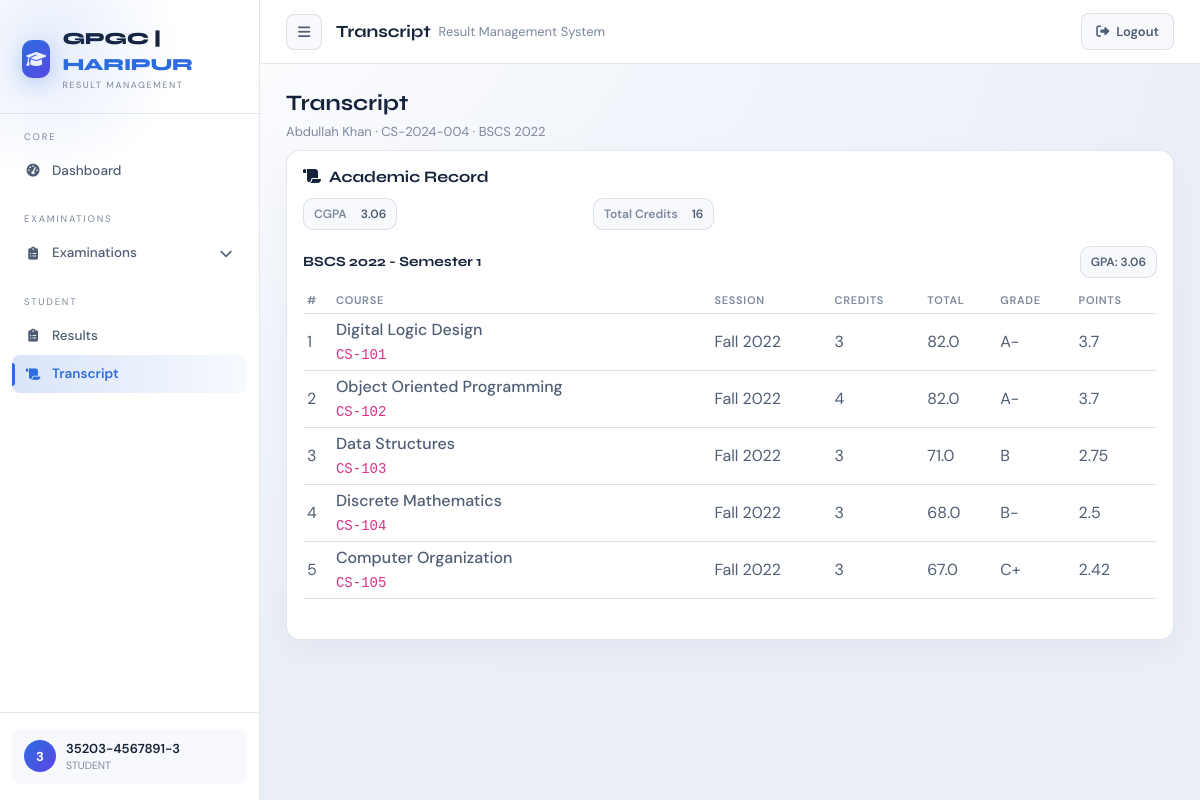
/transcripts/my/ (signed in), run on the app's committed database.
### accounts/models.py (models this page shows, shortened)
class User(AbstractUser):
    department = models.ForeignKey(
        "academics.Department",
        on_delete=models.SET_NULL,
        null=True,
        blank=True,
        related_name="users"
    )
    is_locked = models.BooleanField(default=False)
    def in_group(self, name):
        return self.groups.filter(name=name).exists()
    def is_exam_officer(self):
        return self.in_group("EXAM_OFFICER")
    def is_student(self):
        return self.in_group("STUDENT")

### admission/models.py (models this page shows, shortened)
class Student(models.Model):
    user = models.OneToOneField(
        User,
        on_delete=models.CASCADE,
        related_name="student_profile"
    )
    full_name = models.CharField(max_length=255)
    father_name = models.CharField(max_length=255)
    date_of_birth = models.DateField()
    cnic = models.CharField(max_length=20, unique=True)
    roll_no = models.CharField(max_length=20, unique=True)
    registration_no = models.CharField(max_length=50)
    batch = models.ForeignKey(
        "academics.Batch",
        on_delete=models.CASCADE,
        related_name="students"
    )
    is_active = models.BooleanField(default=True)

### academics/models.py (models this page shows, shortened)
class Batch(models.Model):
    department = models.ForeignKey(
        Department,
        on_delete=models.CASCADE,
        related_name="batches"
    )
    title = models.CharField(max_length=100)  # e.g. "Batch 2024"
    name = models.CharField(max_length=100)  # e.g. "Computer Science Batch 2024"
    start_date = models.DateField()
    program = models.CharField(max_length=100)
    status = models.CharField(max_length=20, default="ACTIVE")
    def __str__(self):
        return f"{self.program} {self.start_date.year}"

class Semester(models.Model):
    batch = models.ForeignKey(
        Batch,
        on_delete=models.CASCADE,
        related_name="semesters"
    )
    semester_number = models.IntegerField()
    semester_year = models.IntegerField() # as 1st year, 2nd year, etc.
    def __str__(self):
        return f"{self.batch} - Semester {self.semester_number}"

class Session(models.Model):
    name = models.CharField(max_length=100)  # Fall 2024
    start_date = models.DateField()
    end_date = models.DateField()
    is_active = models.BooleanField(default=True)
    departments = models.ManyToManyField(
        Department,
        related_name="sessions",
        blank=True,
    )
    batches = models.ManyToManyField(
        Batch,
        related_name="sessions",
        blank=True,
    )

### transcripts/models.py (models this page shows, shortened)
class Transcript(models.Model):
    student = models.OneToOneField(
        "admission.Student",
        on_delete=models.CASCADE,
        related_name="transcript"
    )
    cgpa = models.FloatField()
    generated_at = models.DateTimeField(auto_now=True)
    pdf_file = models.FileField(
        upload_to="transcripts/",
        null=True,
        blank=True
    )

### results/models.py (models this page shows, shortened)
class SemesterResult(models.Model):
    student = models.ForeignKey(
        "admission.Student",
        on_delete=models.CASCADE,
        related_name="semester_results"
    )
    semester = models.ForeignKey(
        "academics.Semester",
        on_delete=models.CASCADE,
        related_name="results"
    )
    gpa = models.FloatField()
    calculated_at = models.DateTimeField(auto_now=True)
    class Meta:
        unique_together = ("student", "semester")

class Result(models.Model):
    class Meta:
        indexes = [
            models.Index(fields=["enrollment"]),
        ]
    enrollment = models.OneToOneField(
        "enrollments.Enrollment",
        on_delete=models.CASCADE,
        related_name="result"
    )
    total_marks = models.FloatField()
    grade = models.CharField(max_length=5)
    grade_point = models.FloatField()
    result_published = models.BooleanField(default=False)
    calculated_at = models.DateTimeField(auto_now=True)

### enrollments/models.py (models this page shows, shortened)
class Enrollment(models.Model):
    class Meta:
        unique_together = ("student", "course_offering")
        indexes = [
            models.Index(fields=["student"]),
            models.Index(fields=["course_offering"]),
        ]
    student = models.ForeignKey(
        "admission.Student",
        on_delete=models.CASCADE,
        related_name="enrollments"
    )
    course_offering = models.ForeignKey(
        "courses.CourseOffering",
        on_delete=models.CASCADE,
        related_name="enrollments"
    )
    date_enrolled = models.DateField(auto_now_add=True)
    class Meta:
        unique_together = ("student", "course_offering")

### courses/models.py (models this page shows, shortened)
class CourseOffering(models.Model):
    class Meta:
        unique_together = ("course", "semester", "session")
        indexes = [
            models.Index(fields=["semester"]),
            models.Index(fields=["session"]),
        ]
    course = models.ForeignKey(
        Course,
        on_delete=models.CASCADE,
        related_name="offerings"
    )
    semester = models.ForeignKey(
        "academics.Semester",
        on_delete=models.CASCADE,
        related_name="course_offerings"
    )
    session = models.ForeignKey(
        "academics.Session",
        on_delete=models.CASCADE,
        related_name="course_offerings"
    )
    instructor_name = models.CharField(max_length=200)

class Course(models.Model):
    COURSE_TYPE_CHOICES = [
        ("Core", "Core"),
        ("Elective", "Elective"),
    ]
    STATUS_CHOICES = [
        ("ACTIVE", "Active"),
        ("INACTIVE", "Inactive"),
    ]
    department = models.ForeignKey(
        "academics.Department",
        on_delete=models.CASCADE,
        related_name="courses"
    )
    course_code = models.CharField(max_length=20)
    course_title = models.CharField(max_length=255)
    credit_hours = models.IntegerField()
    course_type = models.CharField(max_length=20, choices=COURSE_TYPE_CHOICES)  # Core, Elective, etc.
    status = models.CharField(max_length=20, choices=STATUS_CHOICES, default="ACTIVE")

### transcripts/views.py (the view)
# urls.py: path("my/", views.my_transcript_view, name="my_transcript"),
@login_required(login_url="accounts:login_page")
@never_cache
def my_transcript_view(request):
    if not can(request.user, "TRANSCRIPTS", "read"):
        return redirect("accounts:dashboard")
    if not request.user.is_student():
        return redirect("accounts:dashboard")
    try:
        student = request.user.student_profile
    except Student.DoesNotExist:
        return redirect("accounts:dashboard")
    return _render_transcript(request, student)

### accounts/permissions.py (called while the page is built)
def perm_codename(module, action):
    mapping = MODULE_PERMS.get(module)
    if not mapping:
        return None
    app_label, model = mapping
    action_code = ACTION_TO_CODENAME.get(action)
    if not action_code:
        return None
    return app_label, f"{action_code}_{model}"

def can(user, module, action):
    code = perm_codename(module, action)
    if not code:
        return False
    app_label, codename = code
    return user.has_perm(f"{app_label}.{codename}")

### accounts/templatetags/permissions_tags.py (called while the page is built)
@register.simple_tag
def can(user, module, action):
    return can_check(user, module, action)

### transcripts/services.py (called while the page is built)
def calc_gpa(results):
    total_quality = 0
    total_credits = 0
    for res in results:
        credits = res.enrollment.course_offering.course.credit_hours
        total_quality += res.grade_point * credits
        total_credits += credits
    if total_credits == 0:
        return 0
    return round(total_quality / total_credits, 2)

### transcripts/views.py (called while the page is built)
def _render_transcript(request, student):
    data = update_transcript_for_student(student)
    if not data:
        return redirect("accounts:dashboard")
    results = data["results"]
    semester_groups = data["semester_groups"]
    semester_gpas = data["semester_gpas"]
    semester_rows = []
    for semester, res_list in semester_groups.items():
        gpa = semester_gpas.get(semester, 0)
        semester_rows.append({
            "semester": semester,
            "gpa": gpa,
            "results": res_list,
        })
    semester_rows.sort(key=lambda r: r["semester"].semester_number)
    cgpa = data["cgpa"]
    return render(request, "transcripts/transcript.html", {
        "student": student,
        "semester_rows": semester_rows,
        "cgpa": cgpa,
        "total_credits": data["total_credits"],
    })

### templates/transcripts/transcript.html (shortened to what this page needs)
{% extends "dashboard/layout.html" %}
{% block topbar_display %}Transcript{% endblock %}
{% block dashboard_content %}
<div class="rms-page-head">
    <h2>Transcript</h2>
    <p>{{ student.full_name }} · {{ student.roll_no }} · {{ student.batch }}</p>
</div>
<div class="rms-card">
    <div class="section-head">
        <h3><i class="fas fa-scroll me-2"></i>Academic Record</h3>
    </div>
    <div class="row g-3 mb-3">
        <div class="col-md-4">
            <div class="badge-soft"><span class="rms-muted me-2">CGPA</span> {{ cgpa }}</div>
        </div>
        <div class="col-md-4">
            <div class="badge-soft"><span class="rms-muted me-2">Total Credits</span> {{ total_credits }}</div>
        </div>
    </div>
    {% for row in semester_rows %}
    <div class="mb-4">
        <div class="rms-section-title">
            <h5>{{ row.semester }}</h5>
            <span class="badge-soft">GPA: {{ row.gpa }}</span>
        </div>
        <div class="rms-table-wrap">
            <table class="table table-sm align-middle rms-table mb-0">
                <thead>
                    <tr>
                        <th>#</th>
                        <th>Course</th>
                        <th>Session</th>
                        <th>Credits</th>
                        <th>Total</th>
                        <th>Grade</th>
                        <th>Points</th>
                    </tr>
                </thead>
                <tbody>
                    {% for res in row.results %}
                    <tr>
                        <td>{{ forloop.counter }}</td>
                        <td>
                            <div class="fw-500">{{ res.enrollment.course_offering.course.course_title }}</div>
                            <div class="rms-muted"><code>{{ res.enrollment.course_offering.course.course_code }}</code></div>
                        </td>
                        <td>{{ res.enrollment.course_offering.session.name }}</td>
                        <td>{{ res.enrollment.course_offering.course.credit_hours }}</td>
                        <td>{{ res.total_marks }}</td>
                        <td>{{ res.grade }}</td>
                        <td>{{ res.grade_point }}</td>
                    </tr>
                    {% endfor %}
                </tbody>
            </table>
        </div>
    </div>
    {% empty %}
    <div class="rms-empty">
        <i class="fas fa-clipboard-list fa-2x mb-2 d-block"></i>
        <p>No published results available.</p>
    </div>
    {% endfor %}
</div>
{% endblock %}

### templates/dashboard/layout.html (shortened to what this page needs)
{% extends "base.html" %}
{% load permissions_tags %}
{% block content %}
{% with path=request.path %}
<div class="app-shell" id="appShell">
    <aside class="sidebar">
        <div class="logo-area">
            <div class="logo-icon"><i class="fas fa-graduation-cap"></i></div>
            <div>
                <div class="logo-text">GPGC | <span>HARIPUR</span></div>
                <div class="logo-sub">Result Management</div>
            </div>
        </div>
        <div class="sidebar-nav">
        <div class="nav-section">
            <div class="nav-label">Core</div>
            <a class="nav-item{% if '/accounts/dashboard/' in path %} active{% endif %}"
                href="{% url 'accounts:dashboard' %}">
                <i class="fas fa-gauge-high"></i> Dashboard
            </a>
        </div>
        {% can request.user "BATCHES" "read" as can_batches %}
        {% can request.user "SESSIONS" "read" as can_sessions %}
        {% can request.user "SEMESTERS" "read" as can_semesters %}
        {% can request.user "COURSES" "read" as can_courses %}
        {% can request.user "COURSE_OFFERINGS" "read" as can_offerings %}
        {% can request.user "ENROLLMENTS" "read" as can_enrollments %}
        {% can request.user "STUDENTS" "read" as can_students %}
        {% can request.user "EXAMS" "read" as can_exams %}
        {% can request.user "RESULTS" "read" as can_results %}
        {% if can_exams or can_results %}
        <div class="nav-section">
            <div class="nav-label">Examinations</div>
            <div class="nav-group">
                <div class="nav-item nav-toggle" data-toggle="exams-menu">
                    <span style="display:flex;align-items:center;gap:10px;">
                        <i class="fas fa-clipboard-list"></i> Examinations
                    </span>
                    <i class="fas fa-chevron-down nav-caret"></i>
                </div>
            </div>
        </div>
        {% endif %}
        {% if request.user.is_student %}
        <div class="nav-section">
            <div class="nav-label">Student</div>
            <a class="nav-item{% if '/results/' in path %} active{% endif %}"
                href="{% url 'results:my_results' %}">
                <i class="fas fa-clipboard-list"></i> Results
            </a>
            <a class="nav-item{% if '/transcripts/my/' in path %} active{% endif %}"
                href="{% url 'transcripts:my_transcript' %}">
                <i class="fas fa-scroll"></i> Transcript
            </a>
        </div>
        {% endif %}
        </div>
        <div class="sidebar-footer">
            <div class="user-card">
                <div class="user-avatar">{{ request.user.username|first|upper }}</div>
                <div style="flex:1;overflow:hidden;">
                    <div class="user-name">{{ request.user.username }}</div>
                    <div class="user-role">
                        {% for g in request.user.groups.all %}
                        {{ g.name }}{% if not forloop.last %}, {% endif %}
                        {% empty %}
                        —
                        {% endfor %}
                    </div>
                </div>
            </div>
        </div>
    </aside>
    <div class="main">
        <div class="topbar">
            <button class="top-btn" type="button" id="sidebarToggle" aria-label="Toggle sidebar">
                <i class="fas fa-bars"></i>
            </button>
            <div class="topbar-title">
                {% block topbar_display %}{% endblock %}
                <span>Result Management System</span>
            </div>
            <div class="topbar-actions">
                <a class="btn btn-ghost" href="{% url 'accounts:logout' %}">
                    <i class="fas fa-right-from-bracket"></i> Logout
                </a>
            </div>
        </div>
        <div class="content">
            {% block dashboard_content %}{% endblock %}
        </div>
    </div>
</div>
{% endwith %}
{% endblock %}

### data on the page
User: user.username|first "3", user.username "35203-4567891-3"
Student: full_name "Abdullah Khan", roll_no "CS-2024-004", batch "BSCS 2022"
Transcript: cgpa "3.06"
Semester: semester "BSCS 2022 - Semester 1", gpa "3.06"
Result: enrollment.course_offering.course.course_title "Digital Logic Design", enrollment.course_offering.course.course_code "CS-101", enrollment.course_offering.session.name "Fall 2022", enrollment.course_offering.course.credit_hours "3", total_marks "82.0", grade "A-", grade_point "3.7"
Result: enrollment.course_offering.course.course_title "Object Oriented Programming", enrollment.course_offering.course.course_code "CS-102", enrollment.course_offering.session.name "Fall 2022", enrollment.course_offering.course.credit_hours "4", total_marks "82.0", grade "A-", grade_point "3.7"
Result: enrollment.course_offering.course.course_title "Data Structures", enrollment.course_offering.course.course_code "CS-103", enrollment.course_offering.session.name "Fall 2022", enrollment.course_offering.course.credit_hours "3", total_marks "71.0", grade "B", grade_point "2.75"
Result: enrollment.course_offering.course.course_title "Discrete Mathematics", enrollment.course_offering.course.course_code "CS-104", enrollment.course_offering.session.name "Fall 2022", enrollment.course_offering.course.credit_hours "3", total_marks "68.0", grade "B-", grade_point "2.5"
Result: enrollment.course_offering.course.course_title "Computer Organization", enrollment.course_offering.course.course_code "CS-105", enrollment.course_offering.session.name "Fall 2022", enrollment.course_offering.course.credit_hours "3", total_marks "67.0", grade "C+", grade_point "2.42"

### other printed values
{{ g.name }} "STUDENT"
{{ total_credits }} "16"
